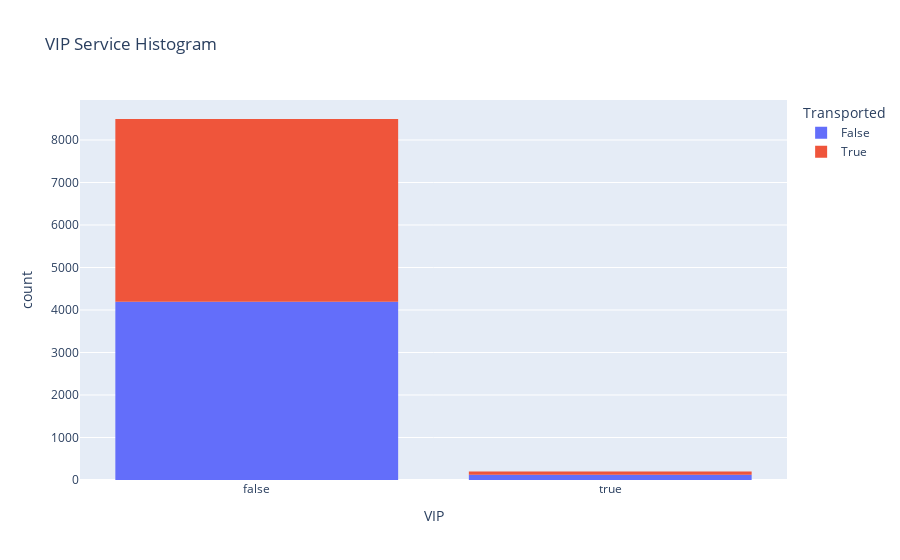

Source (notebook cell):
### Code cell
#let's take a closer look at VIP and transported stats 

fig = px.histogram(train_data, x='VIP', title = "VIP Service Histogram", color= train_data['Transported'])
fig.show()

### Figure 1 — Plotly figure (JSON) as saved in the notebook; plotly's stock layout.template omitted (floating-point values rounded to 4 significant figures; data arrays with more than 128 entries replaced by an {"elided": "..."} marker saying what was removed)
{"data": [{"alignmentgroup": "True", "bingroup": "x", "hovertemplate": "Transported=False<br>VIP=%{x}<br>count=%{y}<extra></extra>", "legendgroup": "False", "marker": {"color": "#636efa", "pattern": {"shape": ""}}, "name": "False", "offsetgroup": "False", "orientation": "v", "showlegend": true, "type": "histogram", "x": {"elided": "4315 bool values"}, "xaxis": "x", "yaxis": "y"}, {"alignmentgroup": "True", "bingroup": "x", "hovertemplate": "Transported=True<br>VIP=%{x}<br>count=%{y}<extra></extra>", "legendgroup": "True", "marker": {"color": "#EF553B", "pattern": {"shape": ""}}, "name": "True", "offsetgroup": "True", "orientation": "v", "showlegend": true, "type": "histogram", "x": {"elided": "4378 bool values"}, "xaxis": "x", "yaxis": "y"}], "layout": {"barmode": "relative", "legend": {"title": {"text": "Transported"}, "tracegroupgap": 0}, "title": {"text": "VIP Service Histogram"}, "xaxis": {"anchor": "y", "domain": [0, 1], "title": {"text": "VIP"}}, "yaxis": {"anchor": "x", "domain": [0, 1], "title": {"text": "count"}}}}
